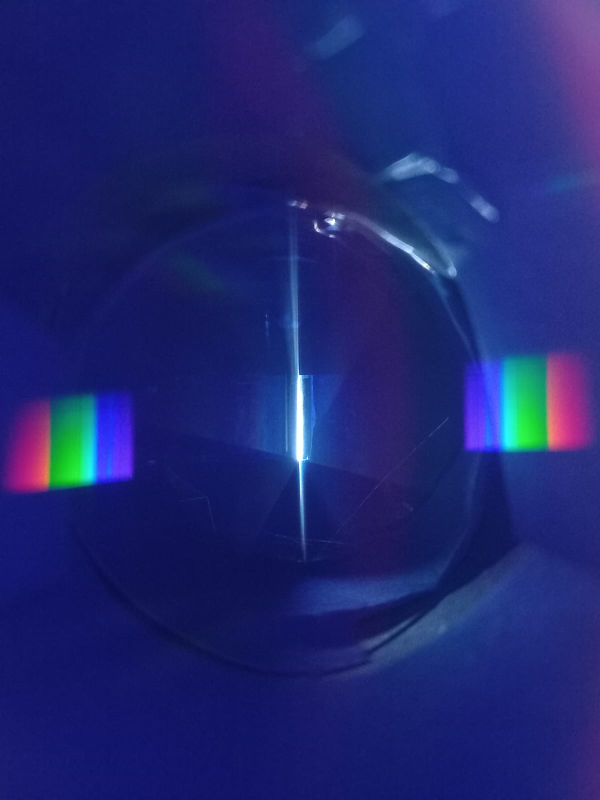
#> input picture 07_spectrum/cielo.jpg, 1200 x 1600 px (shown at 1/2 size)
$ jupyter execute cv_toSpectrum.ipynb
#> lines starting #> are read from the running program, lines starting #| are printed output that depends on the picture; long printed decimals are rounded
[cell 1]
import cv2
import numpy as np
import matplotlib.pyplot as plt

# Load the image
img = cv2.imread("cielo.jpg")
#> img is the input picture: shape (1600, 1200, 3); mean B, G, R 113.9, 38.8, 30.9
plt.imshow(img)

[cell 2]
img2= cv2.imread("luz_incandcnt.jpg")
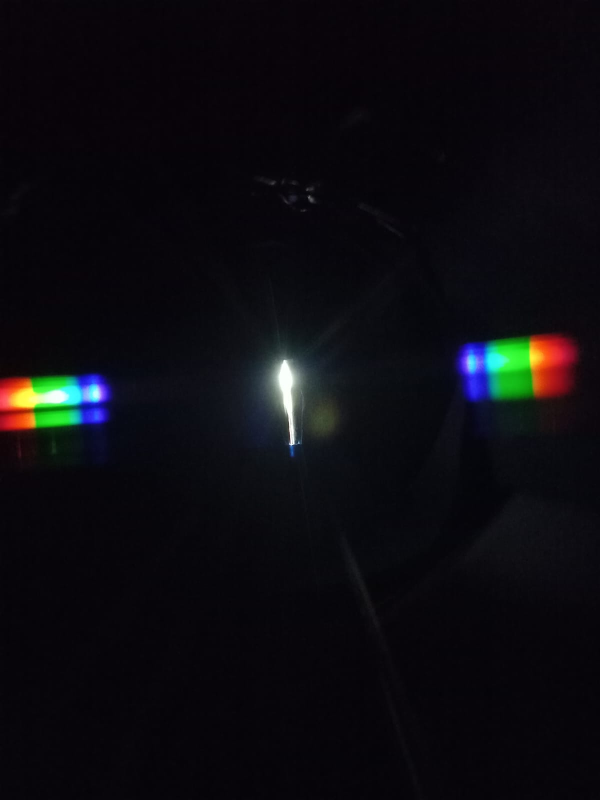
#> input picture 07_spectrum/luz_incandcnt.jpg, 1200 x 1600 px (shown at 1/2 size)
#> img2 is the input picture: shape (1600, 1200, 3); mean B, G, R 16.1, 11.5, 12.3
plt.imshow(img2)

[cell 3]
# Define the portion of the image to analyze
x1, y1, x2, y2 = (0, 850, 1600, 900)
roi = img[y1:y2, x1:x2]
plt.imshow(roi)

[cell 4]
# Define the portion of the image to analyze
x1, y1, x2, y2 = (0, 765, 1600, 800)
roi2 = img2[y1:y2, x1:x2]
plt.imshow(roi2)

[cell 5]
roi.dtype

[cell 6]
b,g,r = cv2.split(roi)
colormaps = ['Blues', 'Greens', 'Reds']

fig, axes = plt.subplots(1, 3, figsize=(10, 4))  # Adjust figsize for better visualization

# Display image b in the first subplot
axes[0].imshow(b, cmap=plt.get_cmap(colormaps[0]))
axes[0].set_title('Blues')
axes[0].axis('off')

axes[1].imshow(g, cmap=plt.get_cmap(colormaps[1]))
axes[1].set_title('Greens')
axes[1].axis('off')


axes[2].imshow(r, cmap=plt.get_cmap(colormaps[2]))
axes[2].set_title('Reds')
axes[2].axis('off')

# Show the entire figure with all subplots
plt.tight_layout()  # Adjust spacing between subplots for better readability
plt.show()

[cell 7]
print(np.mean(b), np.mean(g), np.mean(r))
#| 139.302 74.103 56.299

[cell 8]
beta = 255/3
norm_b = cv2.normalize(b, None, alpha=0.0, beta=beta, norm_type=cv2.NORM_MINMAX)
norm_g = cv2.normalize(g, None, alpha=0.0, beta=beta, norm_type=cv2.NORM_MINMAX)
norm_r = cv2.normalize(r, None, alpha=0.0, beta=beta, norm_type=cv2.NORM_MINMAX)
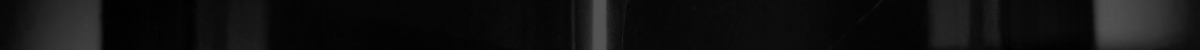
#> norm_r: shape (50, 1200); min 0, max 85, mean 16.5

plt.imshow(norm_r)
norm_r

# Trabajar con el cubo de datos

[cell 9]
# observa que hay 3 canales de color
print(roi2.shape)
#| (35, 1200, 3)

[cell 10]
#means per channel
means_pc = np.mean(np.mean(roi, axis=1), axis=0)
#> means_pc = [139.3, 74.1, 56.3]

[cell 11]
def threshold_vectorized(image, thresholds):
  """
  Applies separate thresholds to each channel of a multi-channel image using NumPy.

  Args:
      image: NumPy array representing the multi-channel image.
      thresholds: A list or NumPy array containing the threshold values for each channel.

  Returns:
      A NumPy array representing the thresholded image.
  """

  # Reshape thresholds to match the image shape for broadcasting
  thresholds_reshaped = thresholds.reshape((1, 1, len(thresholds)))

  # Create a mask using boolean comparison with thresholds
  mask = image > thresholds_reshaped

  # Apply the mask to the image using element-wise multiplication
  thresholded_image = image * mask.astype(np.uint8)

  return thresholded_image

[cell 12]
# Usando el promedio global
#img2
test_image = img

thresholds = np.mean(test_image).reshape(1,1)
#> thresholds = [61.22]

thresholded_image = threshold_vectorized(test_image, thresholds)
#> in threshold_vectorized, `thresholded_image = image * mask.astype(np.uint8)`:
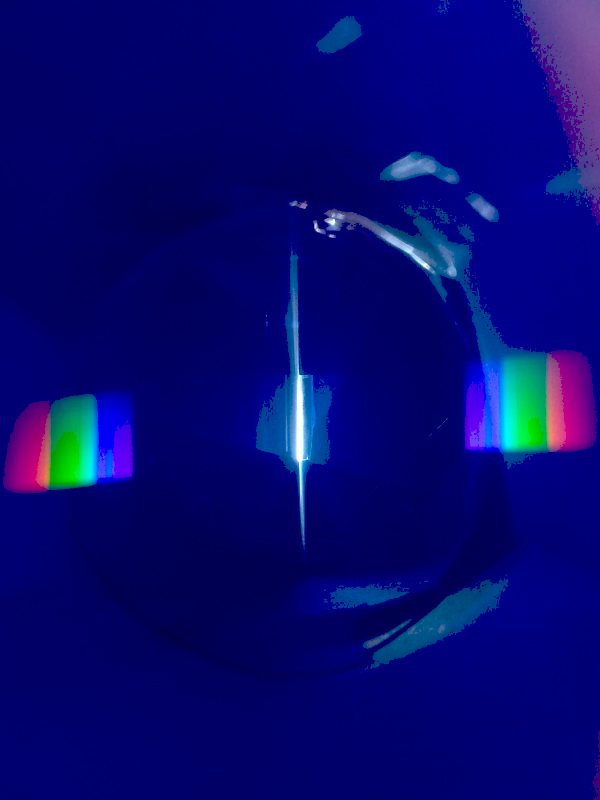
#> thresholded_image: shape (1600, 1200, 3) (shown at 1/2 size); mean B, G, R 113.8, 9.4, 6.1

plt.imshow(test_image)
plt.show()
plt.imshow(thresholded_image)
plt.show()

[cell 13]
test_image.shape
#> Out = (1600, 1200, 3)

[cell 14]
# Usando la media
thresholds = np.max(test_image, axis=(0,1))
#> thresholds = [255, 255, 254]

thresholded_image = threshold_vectorized(test_image, 0.90*thresholds)

plt.imshow(test_image)
plt.show()
plt.imshow(thresholded_image)
plt.show()

[cell 15]
# Usando el el cuartil
thresholds = np.percentile(test_image, q=25, axis=(0,1), out=None, method='linear')
#> thresholds = [99, 24, 20]

thresholded_image = threshold_vectorized(test_image, thresholds)
#> in threshold_vectorized (call 3), `thresholds_reshaped = thresholds.reshape((1, 1, len(thresholds)))`: thresholds_reshaped = [[99, 24, 20]]
#> in threshold_vectorized (call 3), `mask = image > thresholds_reshaped`:
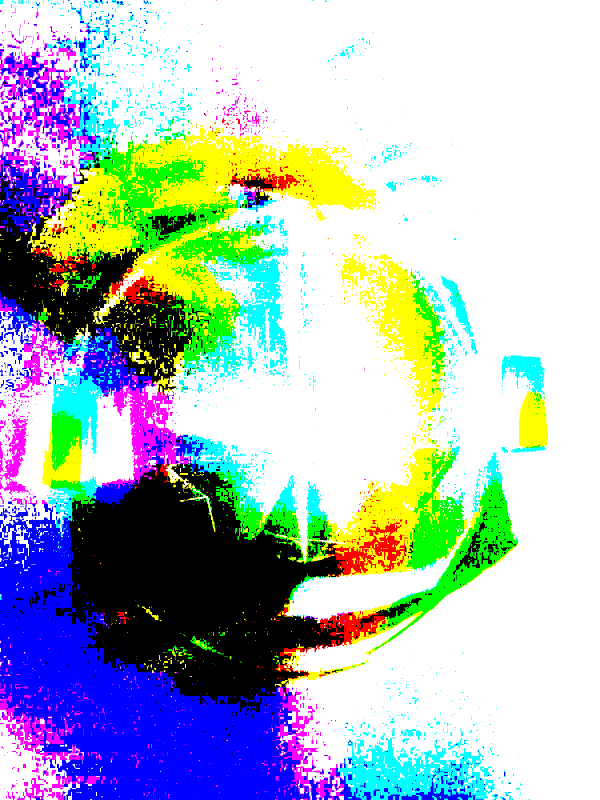
#> mask: shape (1600, 1200, 3) bool (shown at 1/2 size); mean B, G, R 0.747, 0.735, 0.683
#> in threshold_vectorized (call 3), `thresholded_image = image * mask.astype(np.uint8)`:
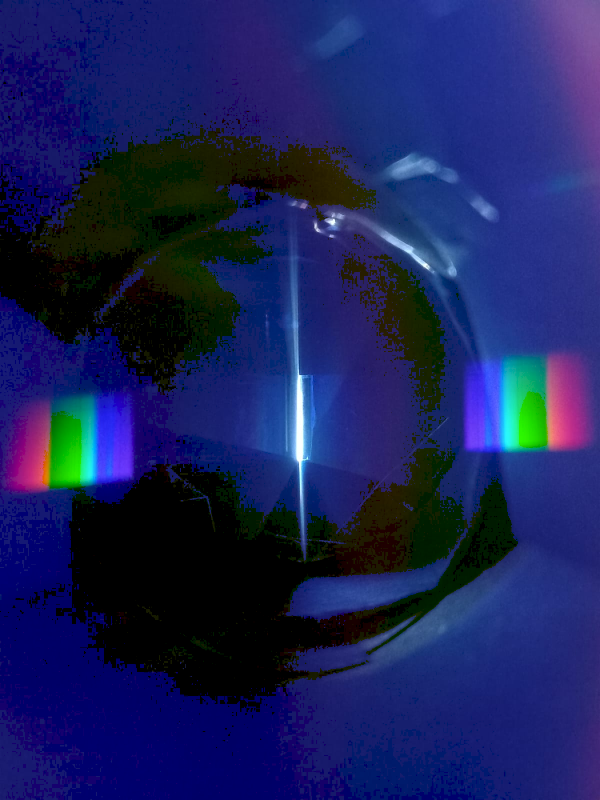
#> thresholded_image: shape (1600, 1200, 3) (shown at 1/2 size); mean B, G, R 90.8, 33.1, 25.2

plt.imshow(test_image)
plt.show()
plt.imshow(thresholded_image)
plt.show()

[cell 16]
# Usando el el 3r cuartil
thresholds = np.percentile(test_image, q=95, axis=(0,1), out=None, method='linear')
#> thresholds = [149, 76, 65]

thresholded_image = threshold_vectorized(test_image, thresholds)
#> in threshold_vectorized (call 4), `thresholds_reshaped = thresholds.reshape((1, 1, len(thresholds)))`: thresholds_reshaped = [[149, 76, 65]]
#> in threshold_vectorized (call 4), `thresholded_image = image * mask.astype(np.uint8)`:
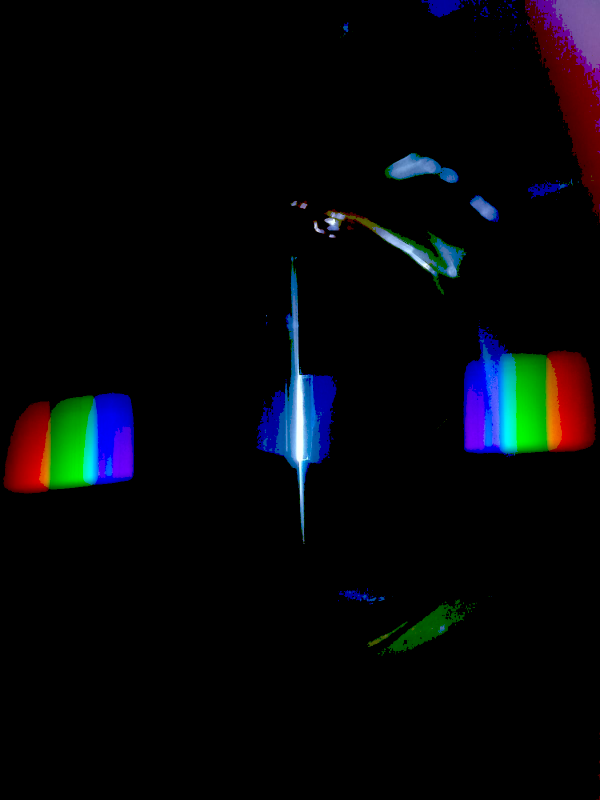
#> thresholded_image: shape (1600, 1200, 3) (shown at 1/2 size); mean B, G, R 9.4, 6.6, 5.7

plt.imshow(test_image)
plt.show()
plt.imshow(thresholded_image)
plt.show()

[cell 17]
plt.imshow(roi2)

[cell 18]
image = roi # imagen
Q = 90 # quartil

quartils = np.percentile(image, q=Q, axis=(0,1), out=None, method='linear')
#> quartils = [245, 187, 140]
thresholdQ = threshold_vectorized(image, quartils)

means = np.mean(image, axis=(0,1))
#> means = [139.3, 74.1, 56.3]
thresholdM = threshold_vectorized(image, means)


# plt.imshow(thresholded_image)
# plt.show()


lista_arrays = [thresholdQ, thresholdM]
colormaps = ['Reds', 'Greens','Blues']


fig, axes = plt.subplots(4, len(lista_arrays), figsize=(10,4))

axes[3,0].imshow(thresholdQ)
axes[3,1].imshow(thresholdM)

for j in range(len(lista_arrays)):
    A = cv2.split(lista_arrays[j])
    for i in range(len(A)):
        axes[i,j].imshow(A[i], cmap=plt.get_cmap(colormaps[i]))
#> this loop made 2 passes

# [row, columns]
axes[0,0].set_title(f'$P = {Q}$ Percentile')
axes[0,1].set_title('$\mu$ Median')


plt.show()
#> figure, not shown here; B, G, R data is drawn as R, G, B

[cell 19]
# con este metodo no parece haber overflow para 25
# pero es demostrable que no superara nunca los 255?
# como puede normalizarse para ser suficiente?
np.max(np.sum(thresholdQ/np.mean(thresholdQ), axis=0, dtype=np.uint8))
#> Out = 253

[cell 20]
# usando el numero de celdas verticales
cumsum = np.sum(thresholdQ/thresholdQ.shape[0], axis=0,dtype=np.uint8)
#> cumsum = 1200 rows, first 8: [0, 0, 0], [0, 0, 0], [0, 0, 0], [0, 0, 0], [0, 0, 0], [0, 0, 0], [0, 0, 0], [0, 0, 0]

spectrum1 = np.broadcast_to(
    cumsum,
    thresholdQ.shape)

plt.imshow(spectrum1)
print(spectrum1.dtype)
#| uint8
print("Max value:", np.max(cumsum))
#| Max value: 250

[cell 21]
# usando el promedio
cumsum = np.sum(thresholdQ/np.mean(thresholdQ), axis=0,dtype=np.uint8)

spectrum2 = np.broadcast_to(
    cumsum,
    thresholdQ.shape)

plt.imshow(spectrum2)
print(spectrum2.dtype)
#| uint8
print("Max value:", np.max(cumsum))
#| Max value: 253

[cell 22]
lista_arrays = [spectrum1, spectrum2]
colormaps = ['Reds', 'Greens','Blues']

fig, axes = plt.subplots(4, len(lista_arrays), figsize=(10,4))

axes[3,0].imshow(lista_arrays[0])
axes[3,1].imshow(lista_arrays[1])

for j in range(len(lista_arrays)):
    A = cv2.split(lista_arrays[j])
    for i in range(len(A)):
        axes[i,j].imshow(A[i], cmap=plt.get_cmap(colormaps[i]))

# [row, columns]
axes[0,0].set_title('Spectrum1')
axes[0,1].set_title('Spectrum2')


plt.show()
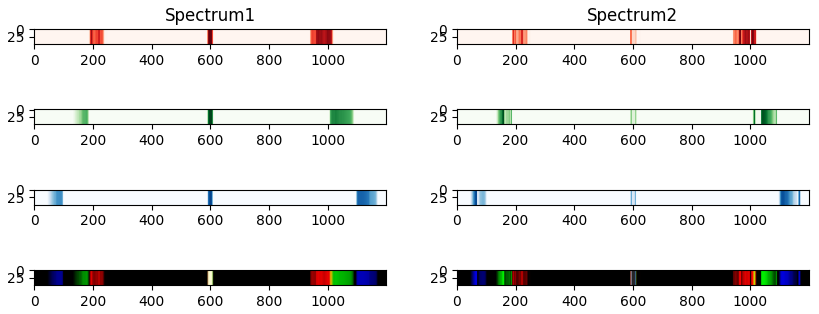
#> figure drawn by matplotlib, 8 panels; B, G, R data is drawn as R, G, B

[cell 23]
A = cv2.split(lista_arrays[0])

[cell 24]
lista_arrays[0][0,:,2]
#> Out = 1200 values, max 228 at index 600, min 0 at index 0, mean 16.21

[cell 25]
lista_arrays = [spectrum1, spectrum2]
colormaps = ['Reds', 'Greens','Blues']

fig, axes = plt.subplots(4, len(lista_arrays), figsize=(10,4))

axes[3,0].imshow(lista_arrays[0])
axes[3,1].imshow(lista_arrays[1])

for j in range(len(lista_arrays)):
    A = cv2.split(lista_arrays[j])
    for i in range(len(A)):
        axes[i,j].imshow(A[i], cmap=plt.get_cmap(colormaps[i]))

axes[0,0].set_title('Spectrum1')
axes[0,1].set_title('Spectrum2')

plt.show()

[cell 26]
colors=["r","g","b"]

fig, axes = plt.subplots(4, len(lista_arrays), figsize=(10,6))

for j in range(len(lista_arrays)):
    for i in range(3):
        axes[i,j].plot(lista_arrays[j][0,:,i], color=colors[i])

axes[3,0].imshow(lista_arrays[0])
axes[3,1].imshow(lista_arrays[1])

plt.show()
#> figure, not shown here; B, G, R data is drawn as R, G, B; panel 1: curve peaks at x = 593, y = 250; panel 2: curve peaks at x = 1014, y = 253; panel 3: curve peaks at x = 594, y = 250; panel 4: curve peaks at x = 184, y = 250

[cell 27]
fig, axes = plt.subplots(1, len(lista_arrays), figsize=(10,6))


for j in range(len(lista_arrays)):
        axes[j].plot(np.sum(lista_arrays[j][0,:,:], axis=1))

fig.suptitle("Suma de todos espcetros para identificar maximo")
plt.show()
#> figure, not shown here; panel 1: curve peaks at x = 600, y = 728; panel 2: curve peaks at x = 592, y = 628

[cell 28]
total_spectra_1 = np.sum(lista_arrays[0][0,:,:], axis=1)
#> total_spectra_1 = 1200 values, max 728 at index 600, min 0 at index 0, mean 57.75

index_of_max = np.argmax(total_spectra_1 == np.max(total_spectra_1))
#> index_of_max = 600
index_of_max
#> Out = 600

[cell 29]
# r,g,b working with r
total_spectra_r = lista_arrays[0][0,:,0]
#> total_spectra_r = 1200 values, max 250 at index 593, min 0 at index 0, mean 22.28

plt.plot(total_spectra_r[int(index_of_max * 1.1):])
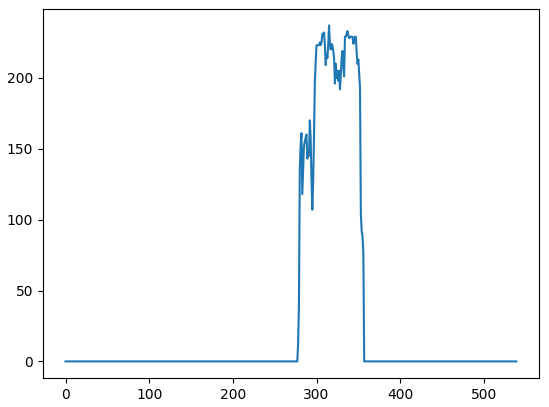
#> figure drawn by matplotlib, 1 panel; curve peaks at x = 315, y = 237

[cell 30]
import numpy as np


def process_array_first_bump(data, index_of_max, sigma = 1):
  """
  This function processes a 1D array using NumPy acrobatics to find the
  index of the first value exceeding 5 sigma of the data after modifying it.

  Args:
      data: A 1D NumPy array.

  Returns:
      The index of the first value that's over 5 sigma of the data after processing.
  """


  # Slice the array from the index of maximum value onwards
  sliced_data = data[index_of_max:]
  modified_array = sliced_data.copy()
  # Replace the first 10% of elements with 0
  num_elements = len(modified_array)
  num_to_replace = int(0.1 * num_elements)

  modified_array[:num_to_replace] = 0

  # Calculate standard deviation
  std_dev = np.std(modified_array)

  # Find the index of the first value exceeding 5 standard deviations
  sigma_ = sigma * std_dev
  index_over_threshold = np.argmax(modified_array > sigma_)

  # If no value exceeds the threshold, return -1
  if index_over_threshold == 0 and modified_array[0] <= sigma_:
    return -1

  # Combine the indices for final result (considering slicing)
  return index_of_max + index_over_threshold


total_spectra = np.sum(lista_arrays[0][0,:,:], axis=0)
#> total_spectra = [26737, 23111, 19455]
max_value = np.max(total_spectra_r)
#> max_value = 250
index_of_max = np.argmax(total_spectra_r == max_value)
#> index_of_max = 593

result_index = process_array_first_bump(total_spectra_r, index_of_max)
#> in process_array_first_bump, `sliced_data = data[index_of_max:]`: sliced_data = 607 values, max 250 at index 0, min 0 at index 17, mean 30.65
#> in process_array_first_bump, `modified_array = sliced_data.copy()`: modified_array has the same summary as sliced_data
#> in process_array_first_bump, `num_elements = len(modified_array)`: num_elements = 607
#> in process_array_first_bump, `num_to_replace = int(0.1 * num_elements)`: num_to_replace = 60
#> in process_array_first_bump, `std_dev = np.std(modified_array)`: std_dev = 66.37
#> in process_array_first_bump, `index_over_threshold = np.argmax(modified_array > sigma_)`: index_over_threshold = 347
#> result_index = 940

corriendo en paralelo

[cell 31]
thresholdQ1 = threshold_vectorized(roi,
    np.percentile(roi, q=Q, axis=(0,1), out=None, method='linear'))

Q = 0.95
thresholdQ2 = threshold_vectorized(roi2,
    np.percentile(roi2, q=Q, axis=(0,1), out=None, method='linear'))

# del(cumsum1, cumsum2, spectrum1, spectrum2, lista_arrays)

#cumsum1 = np.sum(thresholdQ1/np.mean(thresholdQ1), axis=0,dtype=np.uint32)
cumsum1 = np.sum(thresholdQ1, axis=0,dtype=np.uint32) / np.mean(thresholdQ1)
#> cumsum1 has the same summary as cumsum
# cumsum1 = cumsum1 * 255.0 / np.max(cumsum1)
spectrum1 = np.broadcast_to(
    cumsum1,
    thresholdQ1.shape)
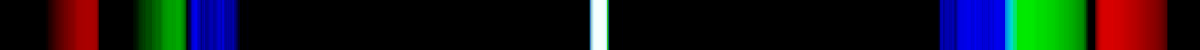
#> spectrum1: shape (50, 1200, 3) float64; mean B, G, R 55.2, 51.2, 43.6; drawn with min black and max white

#cumsum2 = np.sum(thresholdQ2/np.mean(thresholdQ2), axis=0,dtype=np.uint32)
cumsum2 = np.sum(thresholdQ2, axis=0,dtype=np.uint32)
#> cumsum2 = 1200 rows, first 8: [1860, 1345, 7344], [1898, 1398, 7385], [1923, 1461, 7456], [1940, 1504, 7499], [1960, 1531, 7552], [1997, 1596, 7609], [2056, 1678, 7706], [2074, 1753, 7760]
cumsum2 = 255.0 * cumsum2 / np.max(cumsum2)
#> cumsum2 = 1200 rows, first 8: [53.14, 38.43, 209.8], [54.23, 39.94, 211], [54.94, 41.74, 213], [55.43, 42.97, 214.3], [56, 43.74, 215.8], [57.06, 45.6, 217.4], [58.74, 47.94, 220.2], [59.26, 50.09, 221.7]
#cumsum2 = cumsum2 * 255.0 / np.max(cumsum2)
spectrum2 = np.broadcast_to(
    cumsum2,
    thresholdQ2.shape)

lista_arrays_originales = [thresholdQ1, thresholdQ2]
lista_arrays = [spectrum1, spectrum2]

[cell 32]
plt.imshow(lista_arrays_originales[0])

[cell 33]
colors=["r","g","b"]

fig, axes = plt.subplots(5, len(lista_arrays), figsize=(20,12))

fig.suptitle('Algorithm for First Response on Sensor', fontsize=12)  # Set main title for the figure

for j in range(len(lista_arrays)):
    total_spectra = np.sum(
        lista_arrays[j][:,:,:], axis=(0,2),
        dtype=np.int32)/ (lista_arrays[j].shape[0]*lista_arrays[j].shape[2])
    total_spectra.shape
    axes[4,j].plot(total_spectra)
    max_value = np.max(total_spectra)
    index_of_max = np.argmax(total_spectra == max_value)
    print("iom:",index_of_max)

    for i in range(3):
        axes[i,j].plot(lista_arrays[j][0,:,i], color=colors[i])

        result_index = process_array_first_bump(
            lista_arrays[j][0,:,i],index_of_max, sigma=3)
        print("ri:",result_index )
        axes[i,j].vlines(result_index, 0, 255,linewidths=2, linestyles='dashed', color='purple')
#> this loop made 2 passes
#> (max_value, index_of_max) on passes 1 to 2: (585.3, 600), (251, 572)
#| iom: 600
#| ri: 958
#| ri: 1011
#| ri: 1099
#| iom: 572
#| ri: 934
#| ri: 989
#| ri: 1068


axes[3,0].imshow(lista_arrays_originales[0])
axes[3,1].imshow(lista_arrays_originales[1])


plt.show()
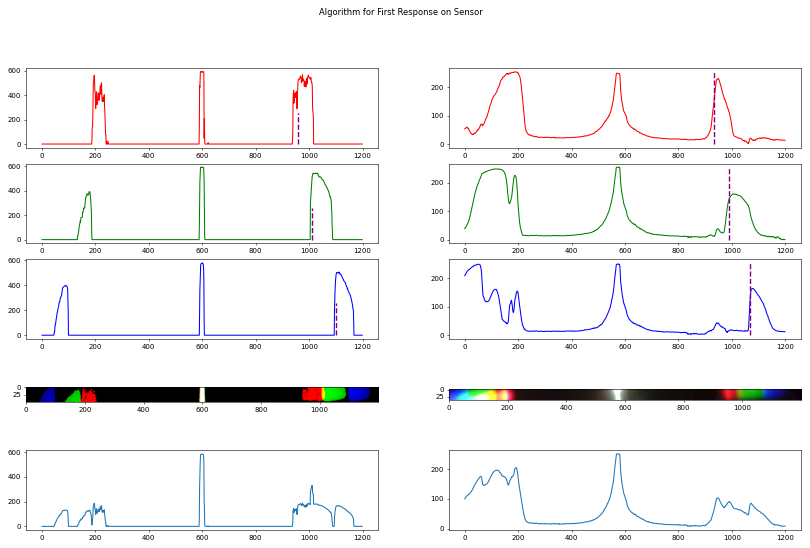
#> figure drawn by matplotlib, 10 panels; B, G, R data is drawn as R, G, B; panel 1: curve peaks at x = 594, y = 591.1; panel 2: curve peaks at x = 187, y = 254.2; panel 3: curve peaks at x = 594, y = 591.1; panel 4: curve peaks at x = 568, y = 255
